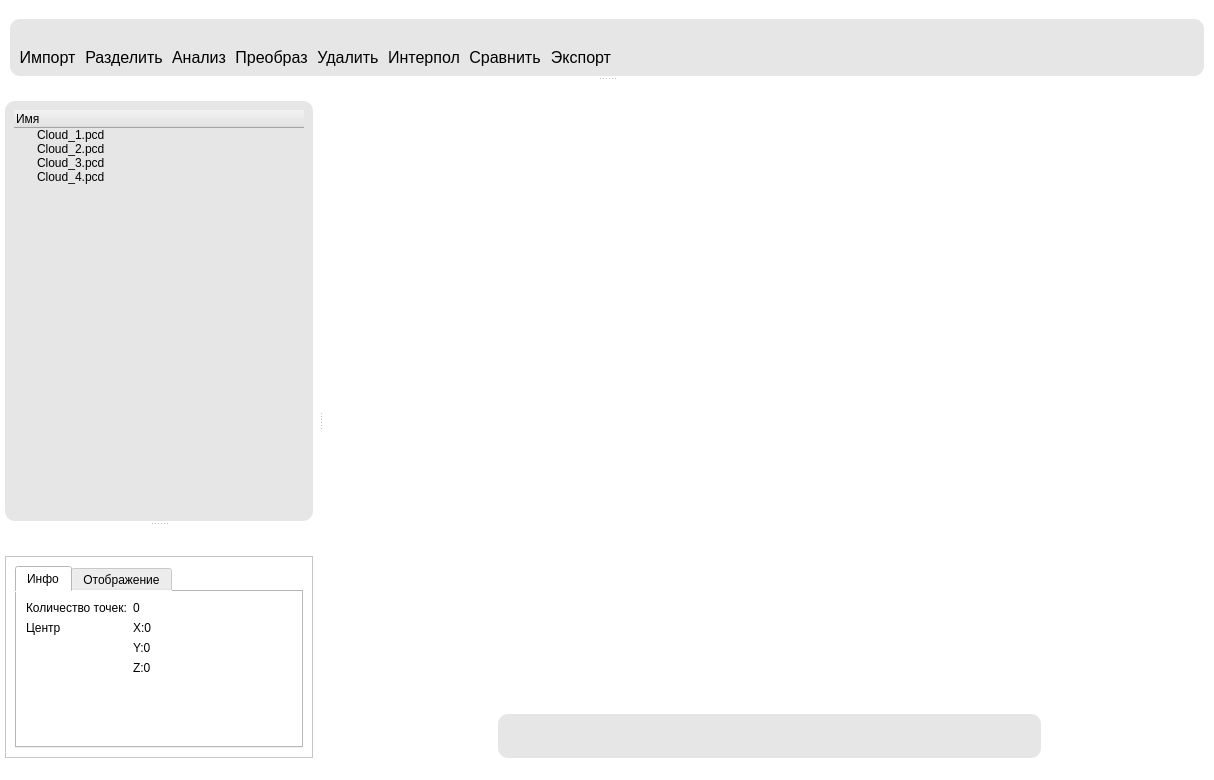
<?xml version="1.0" encoding="UTF-8"?>
<ui version="4.0">
 <class>MainWindow</class>
 <widget class="QMainWindow" name="MainWindow">
  <property name="geometry">
   <rect>
    <x>0</x>
    <y>0</y>
    <width>1214</width>
    <height>780</height>
   </rect>
  </property>
  <property name="windowTitle">
   <string>MainWindow</string>
  </property>
  <property name="styleSheet">
   <string notr="true">background-color: rgb(255, 255, 255);</string>
  </property>
  <widget class="QWidget" name="centralwidget">
   <layout class="QVBoxLayout" name="verticalLayout">
    <property name="spacing">
     <number>0</number>
    </property>
    <property name="leftMargin">
     <number>0</number>
    </property>
    <property name="topMargin">
     <number>0</number>
    </property>
    <property name="rightMargin">
     <number>0</number>
    </property>
    <property name="bottomMargin">
     <number>0</number>
    </property>
    <item>
     <widget class="QFrame" name="frame_view">
      <property name="frameShape">
       <enum>QFrame::NoFrame</enum>
      </property>
      <property name="frameShadow">
       <enum>QFrame::Raised</enum>
      </property>
     </widget>
    </item>
    <item>
     <widget class="QFrame" name="frame_2">
      <property name="sizePolicy">
       <sizepolicy hsizetype="Preferred" vsizetype="Maximum">
        <horstretch>0</horstretch>
        <verstretch>0</verstretch>
       </sizepolicy>
      </property>
      <property name="frameShape">
       <enum>QFrame::NoFrame</enum>
      </property>
      <property name="frameShadow">
       <enum>QFrame::Raised</enum>
      </property>
      <layout class="QHBoxLayout" name="horizontalLayout">
       <property name="spacing">
        <number>0</number>
       </property>
       <property name="leftMargin">
        <number>0</number>
       </property>
       <property name="topMargin">
        <number>0</number>
       </property>
       <property name="rightMargin">
        <number>0</number>
       </property>
       <property name="bottomMargin">
        <number>0</number>
       </property>
       <item>
        <spacer name="horizontalSpacer">
         <property name="orientation">
          <enum>Qt::Horizontal</enum>
         </property>
         <property name="sizeHint" stdset="0">
          <size>
           <width>40</width>
           <height>20</height>
          </size>
         </property>
        </spacer>
       </item>
       <item>
        <widget class="QFrame" name="frame_4">
         <property name="styleSheet">
          <string notr="true">QFrame {
	background-color: rgb(230, 230, 230);
border-radius: 10px;
}
QPushButton {
	background-color: rgb(230, 230, 230);
border-radius: 10px;
}
QPushButton:hover {
	background-color: rgb(220, 220, 220);
}
QPushButton:pressed{
	background-color: rgb(210, 210, 210);
}</string>
         </property>
         <property name="frameShape">
          <enum>QFrame::NoFrame</enum>
         </property>
         <property name="frameShadow">
          <enum>QFrame::Plain</enum>
         </property>
         <layout class="QHBoxLayout" name="horizontalLayout_2">
          <item>
           <widget class="QPushButton" name="pushButton_point">
            <property name="maximumSize">
             <size>
              <width>60</width>
              <height>16777215</height>
             </size>
            </property>
            <property name="text">
             <string/>
            </property>
            <property name="icon">
             <iconset resource="icon/icon.qrc">
              <normaloff>:/icon/Group 1000011078.svg</normaloff>:/icon/Group 1000011078.svg</iconset>
            </property>
           </widget>
          </item>
          <item>
           <widget class="QPushButton" name="pushButton_brush">
            <property name="maximumSize">
             <size>
              <width>60</width>
              <height>16777215</height>
             </size>
            </property>
            <property name="text">
             <string/>
            </property>
            <property name="icon">
             <iconset resource="icon/icon.qrc">
              <normaloff>:/icon/Group 1000011079.svg</normaloff>:/icon/Group 1000011079.svg</iconset>
            </property>
           </widget>
          </item>
          <item>
           <widget class="QFrame" name="frame_5">
            <property name="frameShape">
             <enum>QFrame::StyledPanel</enum>
            </property>
            <property name="frameShadow">
             <enum>QFrame::Raised</enum>
            </property>
            <layout class="QVBoxLayout" name="verticalLayout_6">
             <property name="spacing">
              <number>0</number>
             </property>
             <property name="leftMargin">
              <number>0</number>
             </property>
             <property name="topMargin">
              <number>0</number>
             </property>
             <property name="rightMargin">
              <number>0</number>
             </property>
             <property name="bottomMargin">
              <number>0</number>
             </property>
             <item>
              <widget class="QPushButton" name="pushButton_brush_1">
               <property name="maximumSize">
                <size>
                 <width>13</width>
                 <height>13</height>
                </size>
               </property>
               <property name="text">
                <string/>
               </property>
               <property name="icon">
                <iconset resource="icon/icon.qrc">
                 <normaloff>:/icon/Shape-2.svg</normaloff>:/icon/Shape-2.svg</iconset>
               </property>
               <property name="iconSize">
                <size>
                 <width>8</width>
                 <height>8</height>
                </size>
               </property>
              </widget>
             </item>
             <item>
              <widget class="QPushButton" name="pushButton_brush_2">
               <property name="maximumSize">
                <size>
                 <width>13</width>
                 <height>13</height>
                </size>
               </property>
               <property name="text">
                <string/>
               </property>
               <property name="icon">
                <iconset resource="icon/icon.qrc">
                 <normaloff>:/icon/Shape-1.svg</normaloff>:/icon/Shape-1.svg</iconset>
               </property>
               <property name="iconSize">
                <size>
                 <width>10</width>
                 <height>10</height>
                </size>
               </property>
              </widget>
             </item>
            </layout>
           </widget>
          </item>
          <item>
           <widget class="QPushButton" name="pushButton_reset_point">
            <property name="maximumSize">
             <size>
              <width>60</width>
              <height>16777215</height>
             </size>
            </property>
            <property name="text">
             <string/>
            </property>
            <property name="icon">
             <iconset resource="icon/icon.qrc">
              <normaloff>:/icon/Shape.svg</normaloff>:/icon/Shape.svg</iconset>
            </property>
           </widget>
          </item>
          <item>
           <widget class="QPushButton" name="pushButton_remove_point">
            <property name="maximumSize">
             <size>
              <width>60</width>
              <height>16777215</height>
             </size>
            </property>
            <property name="text">
             <string/>
            </property>
            <property name="icon">
             <iconset resource="icon/icon.qrc">
              <normaloff>:/icon/Group 1000011080.svg</normaloff>:/icon/Group 1000011080.svg</iconset>
            </property>
           </widget>
          </item>
          <item>
           <widget class="Line" name="line">
            <property name="orientation">
             <enum>Qt::Vertical</enum>
            </property>
           </widget>
          </item>
          <item>
           <widget class="QPushButton" name="pushButton_zoom_up">
            <property name="maximumSize">
             <size>
              <width>50</width>
              <height>16777215</height>
             </size>
            </property>
            <property name="text">
             <string/>
            </property>
            <property name="icon">
             <iconset resource="icon/icon.qrc">
              <normaloff>:/icon/Shape-3.svg</normaloff>:/icon/Shape-3.svg</iconset>
            </property>
           </widget>
          </item>
          <item>
           <widget class="QPushButton" name="pushButton_zoom_down">
            <property name="maximumSize">
             <size>
              <width>50</width>
              <height>16777215</height>
             </size>
            </property>
            <property name="text">
             <string/>
            </property>
            <property name="icon">
             <iconset resource="icon/icon.qrc">
              <normaloff>:/icon/Shape-4.svg</normaloff>:/icon/Shape-4.svg</iconset>
            </property>
           </widget>
          </item>
          <item>
           <widget class="QPushButton" name="pushButton_reset_view">
            <property name="maximumSize">
             <size>
              <width>50</width>
              <height>16777215</height>
             </size>
            </property>
            <property name="text">
             <string/>
            </property>
            <property name="icon">
             <iconset resource="icon/icon.qrc">
              <normaloff>:/icon/Shape-5.svg</normaloff>:/icon/Shape-5.svg</iconset>
            </property>
           </widget>
          </item>
          <item>
           <widget class="Line" name="line_2">
            <property name="orientation">
             <enum>Qt::Vertical</enum>
            </property>
           </widget>
          </item>
          <item>
           <widget class="QPushButton" name="pushButton_front">
            <property name="maximumSize">
             <size>
              <width>50</width>
              <height>16777215</height>
             </size>
            </property>
            <property name="text">
             <string/>
            </property>
            <property name="icon">
             <iconset resource="icon/icon.qrc">
              <normaloff>:/icon/1.svg</normaloff>:/icon/1.svg</iconset>
            </property>
           </widget>
          </item>
          <item>
           <widget class="QPushButton" name="pushButton_back">
            <property name="maximumSize">
             <size>
              <width>50</width>
              <height>16777215</height>
             </size>
            </property>
            <property name="text">
             <string/>
            </property>
            <property name="icon">
             <iconset resource="icon/icon.qrc">
              <normaloff>:/icon/6.svg</normaloff>:/icon/6.svg</iconset>
            </property>
           </widget>
          </item>
          <item>
           <widget class="QPushButton" name="pushButton_left">
            <property name="maximumSize">
             <size>
              <width>50</width>
              <height>16777215</height>
             </size>
            </property>
            <property name="text">
             <string/>
            </property>
            <property name="icon">
             <iconset resource="icon/icon.qrc">
              <normaloff>:/icon/5.svg</normaloff>:/icon/5.svg</iconset>
            </property>
           </widget>
          </item>
          <item>
           <widget class="QPushButton" name="pushButton_right">
            <property name="maximumSize">
             <size>
              <width>50</width>
              <height>16777215</height>
             </size>
            </property>
            <property name="text">
             <string/>
            </property>
            <property name="icon">
             <iconset resource="icon/icon.qrc">
              <normaloff>:/icon/3.svg</normaloff>:/icon/3.svg</iconset>
            </property>
           </widget>
          </item>
          <item>
           <widget class="QPushButton" name="pushButton_top">
            <property name="maximumSize">
             <size>
              <width>50</width>
              <height>16777215</height>
             </size>
            </property>
            <property name="text">
             <string/>
            </property>
            <property name="icon">
             <iconset resource="icon/icon.qrc">
              <normaloff>:/icon/2.svg</normaloff>:/icon/2.svg</iconset>
            </property>
           </widget>
          </item>
          <item>
           <widget class="QPushButton" name="pushButton_bottom">
            <property name="maximumSize">
             <size>
              <width>50</width>
              <height>16777215</height>
             </size>
            </property>
            <property name="text">
             <string/>
            </property>
            <property name="icon">
             <iconset resource="icon/icon.qrc">
              <normaloff>:/icon/4.svg</normaloff>:/icon/4.svg</iconset>
            </property>
           </widget>
          </item>
         </layout>
        </widget>
       </item>
       <item>
        <widget class="QFrame" name="frame_3">
         <property name="frameShape">
          <enum>QFrame::NoFrame</enum>
         </property>
         <property name="frameShadow">
          <enum>QFrame::Raised</enum>
         </property>
         <layout class="QVBoxLayout" name="verticalLayout_5">
          <property name="spacing">
           <number>0</number>
          </property>
          <property name="leftMargin">
           <number>0</number>
          </property>
          <property name="topMargin">
           <number>0</number>
          </property>
          <property name="rightMargin">
           <number>0</number>
          </property>
          <property name="bottomMargin">
           <number>0</number>
          </property>
         </layout>
        </widget>
       </item>
       <item>
        <spacer name="horizontalSpacer_2">
         <property name="orientation">
          <enum>Qt::Horizontal</enum>
         </property>
         <property name="sizeHint" stdset="0">
          <size>
           <width>40</width>
           <height>20</height>
          </size>
         </property>
        </spacer>
       </item>
      </layout>
     </widget>
    </item>
   </layout>
  </widget>
  <widget class="QDockWidget" name="dockWidget_2">
   <property name="sizePolicy">
    <sizepolicy hsizetype="Preferred" vsizetype="Expanding">
     <horstretch>0</horstretch>
     <verstretch>0</verstretch>
    </sizepolicy>
   </property>
   <property name="features">
    <set>QDockWidget::NoDockWidgetFeatures</set>
   </property>
   <attribute name="dockWidgetArea">
    <number>1</number>
   </attribute>
   <widget class="QWidget" name="dockWidgetContents_2">
    <layout class="QVBoxLayout" name="verticalLayout_2">
     <property name="spacing">
      <number>0</number>
     </property>
     <property name="leftMargin">
      <number>5</number>
     </property>
     <property name="topMargin">
      <number>0</number>
     </property>
     <property name="rightMargin">
      <number>5</number>
     </property>
     <property name="bottomMargin">
      <number>0</number>
     </property>
     <item>
      <widget class="QFrame" name="frame_7">
       <property name="styleSheet">
        <string notr="true">QFrame {
	background-color: rgb(230, 230, 230);
border-radius: 10px;
}</string>
       </property>
       <property name="frameShape">
        <enum>QFrame::StyledPanel</enum>
       </property>
       <property name="frameShadow">
        <enum>QFrame::Raised</enum>
       </property>
       <layout class="QVBoxLayout" name="verticalLayout_7">
        <property name="spacing">
         <number>0</number>
        </property>
        <property name="leftMargin">
         <number>9</number>
        </property>
        <property name="topMargin">
         <number>9</number>
        </property>
        <property name="rightMargin">
         <number>9</number>
        </property>
        <property name="bottomMargin">
         <number>9</number>
        </property>
        <item>
         <widget class="QTreeWidget" name="treeWidget">
          <column>
           <property name="text">
            <string>Имя</string>
           </property>
          </column>
          <column>
           <property name="text">
            <string/>
           </property>
          </column>
          <item>
           <property name="text">
            <string>Cloud_1.pcd</string>
           </property>
           <property name="text">
            <string/>
           </property>
           <property name="checkState">
            <enum>Checked</enum>
           </property>
          </item>
          <item>
           <property name="text">
            <string>Cloud_2.pcd</string>
           </property>
           <property name="text">
            <string/>
           </property>
           <property name="checkState">
            <enum>Checked</enum>
           </property>
          </item>
          <item>
           <property name="text">
            <string>Cloud_3.pcd</string>
           </property>
           <property name="text">
            <string/>
           </property>
           <property name="checkState">
            <enum>Checked</enum>
           </property>
          </item>
          <item>
           <property name="text">
            <string>Cloud_4.pcd</string>
           </property>
           <property name="text">
            <string/>
           </property>
           <property name="checkState">
            <enum>Checked</enum>
           </property>
          </item>
         </widget>
        </item>
       </layout>
      </widget>
     </item>
    </layout>
   </widget>
  </widget>
  <widget class="QDockWidget" name="dockWidget_4">
   <property name="sizePolicy">
    <sizepolicy hsizetype="Preferred" vsizetype="Maximum">
     <horstretch>0</horstretch>
     <verstretch>0</verstretch>
    </sizepolicy>
   </property>
   <property name="styleSheet">
    <string notr="true"/>
   </property>
   <property name="features">
    <set>QDockWidget::NoDockWidgetFeatures</set>
   </property>
   <attribute name="dockWidgetArea">
    <number>1</number>
   </attribute>
   <widget class="QWidget" name="dockWidgetContents_4">
    <layout class="QVBoxLayout" name="verticalLayout_3">
     <property name="spacing">
      <number>0</number>
     </property>
     <property name="leftMargin">
      <number>5</number>
     </property>
     <property name="topMargin">
      <number>10</number>
     </property>
     <property name="rightMargin">
      <number>5</number>
     </property>
     <property name="bottomMargin">
      <number>0</number>
     </property>
     <item>
      <widget class="QFrame" name="frame_8">
       <property name="frameShape">
        <enum>QFrame::StyledPanel</enum>
       </property>
       <property name="frameShadow">
        <enum>QFrame::Raised</enum>
       </property>
       <layout class="QVBoxLayout" name="verticalLayout_8">
        <item>
         <widget class="QTabWidget" name="tabWidget">
          <property name="currentIndex">
           <number>0</number>
          </property>
          <widget class="QWidget" name="tab_info">
           <attribute name="title">
            <string>Инфо</string>
           </attribute>
           <layout class="QFormLayout" name="formLayout">
            <item row="0" column="0">
             <widget class="QLabel" name="label_count">
              <property name="text">
               <string>Количество точек:</string>
              </property>
             </widget>
            </item>
            <item row="0" column="1">
             <widget class="QLabel" name="label_count_value">
              <property name="text">
               <string>0</string>
              </property>
             </widget>
            </item>
            <item row="1" column="0">
             <widget class="QLabel" name="label_center">
              <property name="text">
               <string>Центр</string>
              </property>
             </widget>
            </item>
            <item row="1" column="1">
             <widget class="QLabel" name="label_center_value_x">
              <property name="text">
               <string>X:0</string>
              </property>
             </widget>
            </item>
            <item row="2" column="1">
             <widget class="QLabel" name="label_center_value_y">
              <property name="text">
               <string>Y:0</string>
              </property>
             </widget>
            </item>
            <item row="3" column="1">
             <widget class="QLabel" name="label_center_value_z">
              <property name="text">
               <string>Z:0</string>
              </property>
             </widget>
            </item>
           </layout>
          </widget>
          <widget class="QWidget" name="tab_render">
           <attribute name="title">
            <string>Отображение</string>
           </attribute>
           <layout class="QFormLayout" name="formLayout_2">
            <item row="0" column="0">
             <widget class="QLabel" name="label_piont_size">
              <property name="text">
               <string>Размер точек</string>
              </property>
             </widget>
            </item>
            <item row="0" column="1">
             <widget class="QSpinBox" name="spinBox_point_size"/>
            </item>
            <item row="1" column="0">
             <widget class="QLabel" name="label_point_color">
              <property name="text">
               <string>Цвет точек</string>
              </property>
             </widget>
            </item>
            <item row="1" column="1">
             <widget class="QComboBox" name="comboBox_point_color">
              <item>
               <property name="text">
                <string>Градиент по высоте</string>
               </property>
              </item>
              <item>
               <property name="text">
                <string>RGB</string>
               </property>
              </item>
              <item>
               <property name="text">
                <string>Интенсивность</string>
               </property>
              </item>
              <item>
               <property name="text">
                <string>Label</string>
               </property>
              </item>
              <item>
               <property name="text">
                <string>Predict</string>
               </property>
              </item>
              <item>
               <property name="text">
                <string>Белый</string>
               </property>
              </item>
              <item>
               <property name="text">
                <string>Черный</string>
               </property>
              </item>
              <item>
               <property name="text">
                <string>Синий</string>
               </property>
              </item>
              <item>
               <property name="text">
                <string>Серый</string>
               </property>
              </item>
             </widget>
            </item>
            <item row="2" column="0">
             <widget class="QLabel" name="label_background_color">
              <property name="text">
               <string>Цвет фона</string>
              </property>
             </widget>
            </item>
            <item row="2" column="1">
             <widget class="QComboBox" name="comboBox_background_color">
              <item>
               <property name="text">
                <string>Белый</string>
               </property>
              </item>
              <item>
               <property name="text">
                <string>Серый</string>
               </property>
              </item>
              <item>
               <property name="text">
                <string>Черный</string>
               </property>
              </item>
              <item>
               <property name="text">
                <string>Синий</string>
               </property>
              </item>
             </widget>
            </item>
            <item row="3" column="0">
             <widget class="QLabel" name="label_display_mode">
              <property name="text">
               <string>Режим отображения</string>
              </property>
             </widget>
            </item>
            <item row="3" column="1">
             <widget class="QComboBox" name="comboBox_display_mode">
              <item>
               <property name="text">
                <string>Ортографический</string>
               </property>
              </item>
              <item>
               <property name="text">
                <string>Перспективный</string>
               </property>
              </item>
             </widget>
            </item>
            <item row="4" column="0">
             <widget class="QLabel" name="label_eye_dome">
              <property name="text">
               <string>Режим затенения</string>
              </property>
             </widget>
            </item>
            <item row="4" column="1">
             <widget class="QComboBox" name="comboBox_eye_dome">
              <item>
               <property name="text">
                <string>Вкл</string>
               </property>
              </item>
              <item>
               <property name="text">
                <string>Выкл</string>
               </property>
              </item>
             </widget>
            </item>
           </layout>
          </widget>
         </widget>
        </item>
       </layout>
      </widget>
     </item>
    </layout>
   </widget>
  </widget>
  <widget class="QStatusBar" name="statusBar"/>
  <widget class="QDockWidget" name="dockWidget_3">
   <property name="sizePolicy">
    <sizepolicy hsizetype="Preferred" vsizetype="Maximum">
     <horstretch>0</horstretch>
     <verstretch>0</verstretch>
    </sizepolicy>
   </property>
   <property name="styleSheet">
    <string notr="true">QDockWidget {
	background-color: rgb(246, 245, 244);
	border-radius: 5px;
}</string>
   </property>
   <property name="features">
    <set>QDockWidget::NoDockWidgetFeatures</set>
   </property>
   <attribute name="dockWidgetArea">
    <number>4</number>
   </attribute>
   <widget class="QWidget" name="dockWidgetContents_3">
    <layout class="QGridLayout" name="gridLayout">
     <property name="leftMargin">
      <number>10</number>
     </property>
     <property name="topMargin">
      <number>0</number>
     </property>
     <property name="rightMargin">
      <number>10</number>
     </property>
     <property name="bottomMargin">
      <number>0</number>
     </property>
     <property name="spacing">
      <number>0</number>
     </property>
     <item row="0" column="0">
      <widget class="QFrame" name="frame_6">
       <property name="sizePolicy">
        <sizepolicy hsizetype="Preferred" vsizetype="Maximum">
         <horstretch>0</horstretch>
         <verstretch>0</verstretch>
        </sizepolicy>
       </property>
       <property name="styleSheet">
        <string notr="true">QFrame {
	background-color: rgb(230, 230, 230);
border-radius: 10px;
}
QPushButton {
	background-color: rgb(230, 230, 230);
border-radius: 10px;
}
QPushButton:hover {
	background-color: rgb(220, 220, 220);
}
QPushButton:pressed{
	background-color: rgb(210, 210, 210);
}</string>
       </property>
       <property name="frameShape">
        <enum>QFrame::StyledPanel</enum>
       </property>
       <property name="frameShadow">
        <enum>QFrame::Raised</enum>
       </property>
       <layout class="QGridLayout" name="gridLayout_2">
        <property name="leftMargin">
         <number>9</number>
        </property>
        <property name="topMargin">
         <number>9</number>
        </property>
        <property name="bottomMargin">
         <number>9</number>
        </property>
        <property name="horizontalSpacing">
         <number>9</number>
        </property>
        <property name="verticalSpacing">
         <number>0</number>
        </property>
        <item row="1" column="6">
         <widget class="QLabel" name="label_8">
          <property name="font">
           <font>
            <pointsize>12</pointsize>
           </font>
          </property>
          <property name="text">
           <string>Сравнить</string>
          </property>
          <property name="scaledContents">
           <bool>false</bool>
          </property>
          <property name="alignment">
           <set>Qt::AlignCenter</set>
          </property>
         </widget>
        </item>
        <item row="0" column="5">
         <widget class="QPushButton" name="pushButton_interpolate">
          <property name="text">
           <string/>
          </property>
          <property name="icon">
           <iconset resource="icon/icon.qrc">
            <normaloff>:/icon/Group 1000011077.svg</normaloff>:/icon/Group 1000011077.svg</iconset>
          </property>
          <property name="iconSize">
           <size>
            <width>80</width>
            <height>80</height>
           </size>
          </property>
         </widget>
        </item>
        <item row="1" column="3">
         <widget class="QLabel" name="label_4">
          <property name="font">
           <font>
            <pointsize>12</pointsize>
           </font>
          </property>
          <property name="text">
           <string>Преобраз</string>
          </property>
          <property name="scaledContents">
           <bool>false</bool>
          </property>
          <property name="alignment">
           <set>Qt::AlignCenter</set>
          </property>
         </widget>
        </item>
        <item row="0" column="1">
         <widget class="QPushButton" name="pushButton_crop_tale">
          <property name="text">
           <string/>
          </property>
          <property name="icon">
           <iconset resource="icon/icon.qrc">
            <normaloff>:/icon/Group 1000011072.svg</normaloff>:/icon/Group 1000011072.svg</iconset>
          </property>
          <property name="iconSize">
           <size>
            <width>80</width>
            <height>80</height>
           </size>
          </property>
         </widget>
        </item>
        <item row="0" column="4">
         <widget class="QPushButton" name="pushButton_remove">
          <property name="text">
           <string/>
          </property>
          <property name="icon">
           <iconset resource="icon/icon.qrc">
            <normaloff>:/icon/Group 1000011075.svg</normaloff>:/icon/Group 1000011075.svg</iconset>
          </property>
          <property name="iconSize">
           <size>
            <width>80</width>
            <height>80</height>
           </size>
          </property>
         </widget>
        </item>
        <item row="1" column="2">
         <widget class="QLabel" name="label_3">
          <property name="font">
           <font>
            <pointsize>12</pointsize>
           </font>
          </property>
          <property name="text">
           <string>Анализ</string>
          </property>
          <property name="scaledContents">
           <bool>false</bool>
          </property>
          <property name="alignment">
           <set>Qt::AlignCenter</set>
          </property>
         </widget>
        </item>
        <item row="1" column="4">
         <widget class="QLabel" name="label_5">
          <property name="font">
           <font>
            <pointsize>12</pointsize>
           </font>
          </property>
          <property name="text">
           <string>Удалить</string>
          </property>
          <property name="scaledContents">
           <bool>false</bool>
          </property>
          <property name="alignment">
           <set>Qt::AlignCenter</set>
          </property>
         </widget>
        </item>
        <item row="1" column="7">
         <widget class="QLabel" name="label_7">
          <property name="font">
           <font>
            <pointsize>12</pointsize>
           </font>
          </property>
          <property name="text">
           <string>Экспорт</string>
          </property>
          <property name="scaledContents">
           <bool>false</bool>
          </property>
          <property name="alignment">
           <set>Qt::AlignCenter</set>
          </property>
         </widget>
        </item>
        <item row="0" column="0">
         <widget class="QPushButton" name="pushButton_import">
          <property name="text">
           <string/>
          </property>
          <property name="icon">
           <iconset resource="icon/icon.qrc">
            <normaloff>:/icon/Group 1000011070.svg</normaloff>:/icon/Group 1000011070.svg</iconset>
          </property>
          <property name="iconSize">
           <size>
            <width>80</width>
            <height>80</height>
           </size>
          </property>
         </widget>
        </item>
        <item row="1" column="5">
         <widget class="QLabel" name="label_6">
          <property name="font">
           <font>
            <pointsize>12</pointsize>
           </font>
          </property>
          <property name="text">
           <string>Интерпол</string>
          </property>
          <property name="scaledContents">
           <bool>false</bool>
          </property>
          <property name="alignment">
           <set>Qt::AlignCenter</set>
          </property>
         </widget>
        </item>
        <item row="0" column="3">
         <widget class="QPushButton" name="pushButton_transform">
          <property name="text">
           <string/>
          </property>
          <property name="icon">
           <iconset resource="icon/icon.qrc">
            <normaloff>:/icon/Group 1000011074.svg</normaloff>:/icon/Group 1000011074.svg</iconset>
          </property>
          <property name="iconSize">
           <size>
            <width>80</width>
            <height>80</height>
           </size>
          </property>
         </widget>
        </item>
        <item row="0" column="6">
         <widget class="QPushButton" name="pushButton_compare">
          <property name="text">
           <string/>
          </property>
          <property name="icon">
           <iconset resource="icon/icon.qrc">
            <normaloff>:/icon/Group 1000011076.svg</normaloff>:/icon/Group 1000011076.svg</iconset>
          </property>
          <property name="iconSize">
           <size>
            <width>80</width>
            <height>80</height>
           </size>
          </property>
         </widget>
        </item>
        <item row="0" column="7">
         <widget class="QPushButton" name="pushButton_export">
          <property name="text">
           <string/>
          </property>
          <property name="icon">
           <iconset resource="icon/icon.qrc">
            <normaloff>:/icon/Group 1000011071.svg</normaloff>:/icon/Group 1000011071.svg</iconset>
          </property>
          <property name="iconSize">
           <size>
            <width>80</width>
            <height>80</height>
           </size>
          </property>
         </widget>
        </item>
        <item row="0" column="2">
         <widget class="QPushButton" name="pushButton_analys_net">
          <property name="text">
           <string/>
          </property>
          <property name="icon">
           <iconset resource="icon/icon.qrc">
            <normaloff>:/icon/Group 1000011073.svg</normaloff>:/icon/Group 1000011073.svg</iconset>
          </property>
          <property name="iconSize">
           <size>
            <width>80</width>
            <height>80</height>
           </size>
          </property>
         </widget>
        </item>
        <item row="1" column="0">
         <widget class="QLabel" name="label">
          <property name="font">
           <font>
            <pointsize>12</pointsize>
           </font>
          </property>
          <property name="text">
           <string>Импорт</string>
          </property>
          <property name="scaledContents">
           <bool>false</bool>
          </property>
          <property name="alignment">
           <set>Qt::AlignCenter</set>
          </property>
         </widget>
        </item>
        <item row="1" column="1">
         <widget class="QLabel" name="label_2">
          <property name="font">
           <font>
            <pointsize>12</pointsize>
           </font>
          </property>
          <property name="text">
           <string>Разделить</string>
          </property>
          <property name="scaledContents">
           <bool>false</bool>
          </property>
          <property name="alignment">
           <set>Qt::AlignCenter</set>
          </property>
         </widget>
        </item>
        <item row="0" column="8">
         <spacer name="horizontalSpacer_3">
          <property name="orientation">
           <enum>Qt::Horizontal</enum>
          </property>
          <property name="sizeHint" stdset="0">
           <size>
            <width>40</width>
            <height>20</height>
           </size>
          </property>
         </spacer>
        </item>
       </layout>
      </widget>
     </item>
    </layout>
   </widget>
  </widget>
 </widget>
 <resources>
  <include location="icon/icon.qrc"/>
 </resources>
 <connections/>
</ui>
